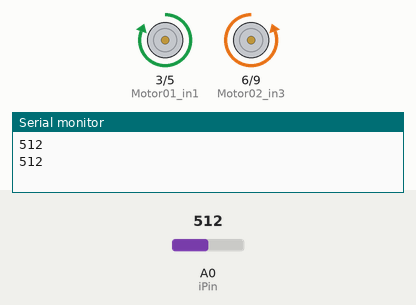
This sketch was run on a simulated Arduino Uno, built with avr-gcc and run on an emulated ATmega328P. On the bench: motor-driver pin pairs drawn as motors (green arrow = first pin HIGH = forward, orange = second pin HIGH = backward, longer = more drive), the last lines printed to the serial monitor. The test bench sets the inputs (shaded band); at power-on: A0 (iPin) = 512.

Above: at 1.3 s.
1.4 s: A0 (iPin) set to 154
At 4.6 s:
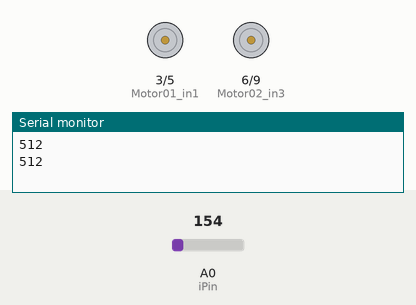
7.6 s: A0 (iPin) set to 127
At 10.2 s:
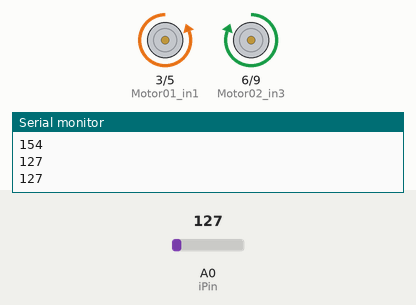
10.4 s: A0 (iPin) set to 150
At 13.6 s:
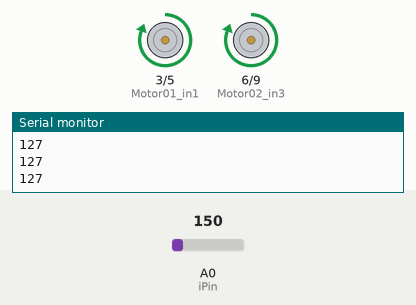
Timing chart, 0 to 22.6 s (numbered marks = the images above; inputs shaded):
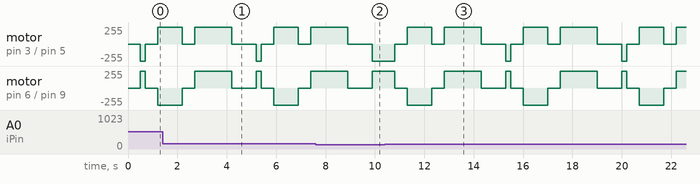

Measured:
- the behaviour switches between 140 and 139 on A0 (iPin) (found by bisection; images 1 and 2)

The sketch:

Motortest_ver3_Not_conplete_.ino
```cpp
int Motor01_in1 = 3;
int Motor01_in2 = 5;
int Motor02_in3 = 6;
int Motor02_in4 = 9;
int iPin = A0;
int val = 0;

void setup()
{
  pinMode (Motor01_in1, OUTPUT);
  pinMode (Motor01_in2, OUTPUT);//stop//
  pinMode (Motor02_in3, OUTPUT);
  pinMode (Motor02_in4, OUTPUT);
  analogWrite (Motor01_in1, 0);
  analogWrite (Motor01_in2, 0);
  analogWrite (Motor02_in3, 0);
  analogWrite (Motor02_in4, 0);
  Serial.begin (9600);
}


void loop()
{
  int ans;
  ans = analogRead(0);
  Serial.println(ans);
  delay(500);

  val = analogRead (iPin);

  //** PWM 設定値:0～255 255 / 255 * 5 = 5V **//
  analogWrite (Motor01_in1, 0);
  analogWrite (Motor01_in2, 255);
  analogWrite (Motor02_in3, 255);
  analogWrite (Motor02_in4, 0);
  delay (200);//速く正回転//

if(ans >= 110 && val >= 140){

  Serial.println(ans);

  analogWrite (Motor01_in1, 0);
  analogWrite (Motor01_in2, 0);
  analogWrite (Motor02_in3, 0);
  analogWrite (Motor02_in4, 0);
  delay (500);

  analogWrite (Motor01_in1, 255);
  analogWrite (Motor01_in2, 0);
  analogWrite (Motor02_in3, 0);
  analogWrite (Motor02_in4, 255);
  delay (1000);//速く逆回転//

  analogWrite (Motor01_in1, 0);
  analogWrite (Motor01_in2, 0);
  analogWrite (Motor02_in3, 0);
  analogWrite (Motor02_in4, 0);
  delay (500);

  analogWrite (Motor01_in1, 255);
  analogWrite (Motor01_in2, 0);
  analogWrite (Motor02_in3, 255);
  analogWrite (Motor02_in4, 0);
  delay (1500);//方向転換//

  analogWrite (Motor01_in1, 0);
  analogWrite (Motor01_in2, 0);
  analogWrite (Motor02_in3, 0);
  analogWrite (Motor02_in4, 0);
  delay (500);
}

}
```
